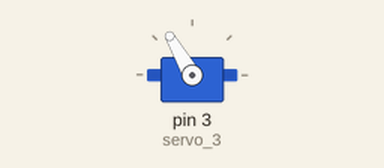
This sketch was run on a simulated Arduino Uno, built with avr-gcc and run on an emulated ATmega328P. Shown: servo.

Above: at 6.05 s.
At 19.7 s:
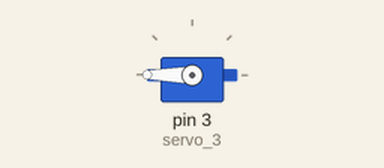
At 35.7 s:
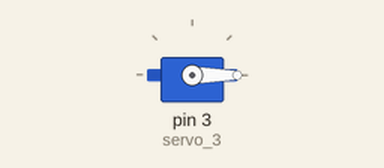
Timing chart, 0 to 40.0 s (numbered marks = the images above):
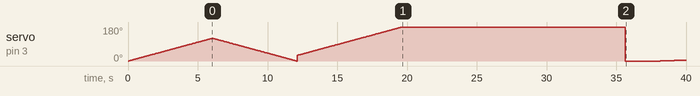

The sketch:

micro_servo.ino
```cpp
#include <Servo.h>

int i = 0;
int j = 0;
int k = 0;
int f = 0;

Servo servo_3;

void setup(){
  servo_3.attach(3);
}

void loop(){
  for (i = 0; i <= 120; i += 1) {
    servo_3.write(i);
    delay(50);
}

  for (k = 120; k >= 0; k -= 1) {
    servo_3.write(k);
    delay(50);
  }

  for (j = 30; j >= 0; j += 1) {
    servo_3.write(j);
    delay(50);
  }
  for (f = 30; f >= 0; f -= 1) {
    servo_3.write(f);
    delay(50);
  }
}
```
